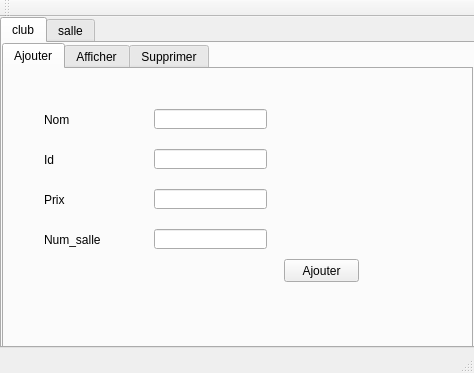
<?xml version="1.0" encoding="UTF-8"?>
<ui version="4.0">
 <class>MainWindow</class>
 <widget class="QMainWindow" name="MainWindow">
  <property name="geometry">
   <rect>
    <x>0</x>
    <y>0</y>
    <width>474</width>
    <height>373</height>
   </rect>
  </property>
  <property name="windowTitle">
   <string>MainWindow</string>
  </property>
  <widget class="QWidget" name="centralWidget">
   <widget class="QTabWidget" name="tabWidget_2">
    <property name="geometry">
     <rect>
      <x>0</x>
      <y>0</y>
      <width>481</width>
      <height>331</height>
     </rect>
    </property>
    <property name="currentIndex">
     <number>0</number>
    </property>
    <widget class="QWidget" name="tab_4">
     <attribute name="title">
      <string>club</string>
     </attribute>
     <widget class="QTabWidget" name="tabWidget">
      <property name="geometry">
       <rect>
        <x>0</x>
        <y>0</y>
        <width>471</width>
        <height>321</height>
       </rect>
      </property>
      <property name="currentIndex">
       <number>0</number>
      </property>
      <widget class="QWidget" name="tab">
       <attribute name="title">
        <string>Ajouter</string>
       </attribute>
       <widget class="QLineEdit" name="lineEdit_nom">
        <property name="geometry">
         <rect>
          <x>150</x>
          <y>40</y>
          <width>113</width>
          <height>20</height>
         </rect>
        </property>
        <property name="text">
         <string/>
        </property>
       </widget>
       <widget class="QLineEdit" name="lineEdit_id">
        <property name="geometry">
         <rect>
          <x>150</x>
          <y>80</y>
          <width>113</width>
          <height>20</height>
         </rect>
        </property>
        <property name="text">
         <string/>
        </property>
       </widget>
       <widget class="QLineEdit" name="lineEdit_prix">
        <property name="geometry">
         <rect>
          <x>150</x>
          <y>120</y>
          <width>113</width>
          <height>20</height>
         </rect>
        </property>
        <property name="text">
         <string/>
        </property>
       </widget>
       <widget class="QLineEdit" name="lineEdit_num_salle">
        <property name="geometry">
         <rect>
          <x>150</x>
          <y>160</y>
          <width>113</width>
          <height>20</height>
         </rect>
        </property>
        <property name="text">
         <string/>
        </property>
       </widget>
       <widget class="QLabel" name="label">
        <property name="geometry">
         <rect>
          <x>40</x>
          <y>40</y>
          <width>111</width>
          <height>21</height>
         </rect>
        </property>
        <property name="text">
         <string>Nom</string>
        </property>
       </widget>
       <widget class="QLabel" name="label_2">
        <property name="geometry">
         <rect>
          <x>40</x>
          <y>80</y>
          <width>111</width>
          <height>21</height>
         </rect>
        </property>
        <property name="text">
         <string>Id</string>
        </property>
       </widget>
       <widget class="QLabel" name="label_3">
        <property name="geometry">
         <rect>
          <x>40</x>
          <y>120</y>
          <width>111</width>
          <height>21</height>
         </rect>
        </property>
        <property name="text">
         <string>Prix</string>
        </property>
       </widget>
       <widget class="QLabel" name="label_4">
        <property name="geometry">
         <rect>
          <x>40</x>
          <y>160</y>
          <width>111</width>
          <height>21</height>
         </rect>
        </property>
        <property name="text">
         <string>Num_salle</string>
        </property>
       </widget>
       <widget class="QPushButton" name="pb_ajouter">
        <property name="geometry">
         <rect>
          <x>280</x>
          <y>190</y>
          <width>75</width>
          <height>23</height>
         </rect>
        </property>
        <property name="text">
         <string>Ajouter</string>
        </property>
       </widget>
      </widget>
      <widget class="QWidget" name="tab_2">
       <attribute name="title">
        <string>Afficher</string>
       </attribute>
       <widget class="QTableView" name="tabclub">
        <property name="geometry">
         <rect>
          <x>30</x>
          <y>30</y>
          <width>341</width>
          <height>171</height>
         </rect>
        </property>
       </widget>
      </widget>
      <widget class="QWidget" name="tab_3">
       <attribute name="title">
        <string>Supprimer</string>
       </attribute>
       <widget class="QLabel" name="label_5">
        <property name="geometry">
         <rect>
          <x>20</x>
          <y>30</y>
          <width>111</width>
          <height>21</height>
         </rect>
        </property>
        <property name="text">
         <string>Identifiant</string>
        </property>
       </widget>
       <widget class="QLineEdit" name="lineEdit_id_2">
        <property name="geometry">
         <rect>
          <x>170</x>
          <y>30</y>
          <width>113</width>
          <height>20</height>
         </rect>
        </property>
        <property name="text">
         <string/>
        </property>
       </widget>
       <widget class="QPushButton" name="pb_supprimer">
        <property name="geometry">
         <rect>
          <x>270</x>
          <y>150</y>
          <width>75</width>
          <height>23</height>
         </rect>
        </property>
        <property name="text">
         <string>Supprimer</string>
        </property>
       </widget>
      </widget>
     </widget>
    </widget>
    <widget class="QWidget" name="tab_5">
     <attribute name="title">
      <string>salle</string>
     </attribute>
     <widget class="QTabWidget" name="tabWidget_3">
      <property name="geometry">
       <rect>
        <x>0</x>
        <y>0</y>
        <width>441</width>
        <height>291</height>
       </rect>
      </property>
      <property name="currentIndex">
       <number>0</number>
      </property>
      <widget class="QWidget" name="tab_6">
       <attribute name="title">
        <string>Ajouter</string>
       </attribute>
       <widget class="QLineEdit" name="lineEdit_num_s">
        <property name="geometry">
         <rect>
          <x>150</x>
          <y>40</y>
          <width>113</width>
          <height>20</height>
         </rect>
        </property>
        <property name="text">
         <string/>
        </property>
       </widget>
       <widget class="QLineEdit" name="lineEdit_nom_s">
        <property name="geometry">
         <rect>
          <x>150</x>
          <y>80</y>
          <width>113</width>
          <height>20</height>
         </rect>
        </property>
        <property name="text">
         <string/>
        </property>
       </widget>
       <widget class="QLineEdit" name="lineEdit_max_s">
        <property name="geometry">
         <rect>
          <x>150</x>
          <y>120</y>
          <width>113</width>
          <height>20</height>
         </rect>
        </property>
        <property name="text">
         <string/>
        </property>
       </widget>
       <widget class="QLabel" name="label_6">
        <property name="geometry">
         <rect>
          <x>40</x>
          <y>40</y>
          <width>111</width>
          <height>21</height>
         </rect>
        </property>
        <property name="text">
         <string>Num</string>
        </property>
       </widget>
       <widget class="QLabel" name="label_7">
        <property name="geometry">
         <rect>
          <x>40</x>
          <y>80</y>
          <width>111</width>
          <height>21</height>
         </rect>
        </property>
        <property name="text">
         <string>Nom</string>
        </property>
       </widget>
       <widget class="QLabel" name="label_8">
        <property name="geometry">
         <rect>
          <x>40</x>
          <y>120</y>
          <width>111</width>
          <height>21</height>
         </rect>
        </property>
        <property name="text">
         <string>Max</string>
        </property>
       </widget>
       <widget class="QPushButton" name="pb_ajouter_s">
        <property name="geometry">
         <rect>
          <x>280</x>
          <y>170</y>
          <width>75</width>
          <height>23</height>
         </rect>
        </property>
        <property name="text">
         <string>Ajouter</string>
        </property>
       </widget>
      </widget>
      <widget class="QWidget" name="tab_7">
       <attribute name="title">
        <string>Afficher</string>
       </attribute>
       <widget class="QTableView" name="tabsalle">
        <property name="geometry">
         <rect>
          <x>30</x>
          <y>30</y>
          <width>341</width>
          <height>171</height>
         </rect>
        </property>
       </widget>
      </widget>
      <widget class="QWidget" name="tab_8">
       <attribute name="title">
        <string>Supprimer</string>
       </attribute>
       <widget class="QLabel" name="label_10">
        <property name="geometry">
         <rect>
          <x>20</x>
          <y>30</y>
          <width>111</width>
          <height>21</height>
         </rect>
        </property>
        <property name="text">
         <string>Numero</string>
        </property>
       </widget>
       <widget class="QLineEdit" name="lineEdit_num_2">
        <property name="geometry">
         <rect>
          <x>170</x>
          <y>30</y>
          <width>113</width>
          <height>20</height>
         </rect>
        </property>
        <property name="text">
         <string/>
        </property>
       </widget>
       <widget class="QPushButton" name="pb_supprimer_s">
        <property name="geometry">
         <rect>
          <x>270</x>
          <y>150</y>
          <width>75</width>
          <height>23</height>
         </rect>
        </property>
        <property name="text">
         <string>Supprimer</string>
        </property>
       </widget>
      </widget>
     </widget>
    </widget>
   </widget>
  </widget>
  <widget class="QMenuBar" name="menuBar">
   <property name="geometry">
    <rect>
     <x>0</x>
     <y>0</y>
     <width>474</width>
     <height>21</height>
    </rect>
   </property>
  </widget>
  <widget class="QToolBar" name="mainToolBar">
   <attribute name="toolBarArea">
    <enum>TopToolBarArea</enum>
   </attribute>
   <attribute name="toolBarBreak">
    <bool>false</bool>
   </attribute>
  </widget>
  <widget class="QStatusBar" name="statusBar"/>
 </widget>
 <layoutdefault spacing="6" margin="11"/>
 <resources/>
 <connections/>
</ui>
